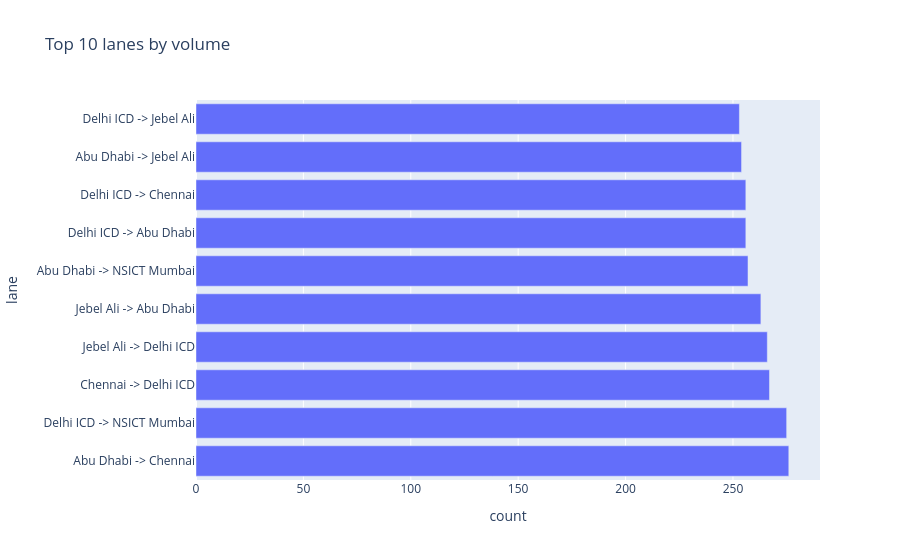

Source (notebook cell):
### Code cell
df["lane"] = df["origin_port"] + " -> " + df["destination_port"]
lane_counts = df["lane"].value_counts().head(10).reset_index()
lane_counts.columns = ["lane", "count"]
fig = px.bar(lane_counts, x="count", y="lane", orientation="h", title="Top 10 lanes by volume")
fig.show()

### Figure 1 — Plotly figure (JSON) as saved in the notebook; plotly's stock layout.template omitted (floating-point values rounded to 4 significant figures)
{"data": [{"alignmentgroup": "True", "hovertemplate": "count=%{x}<br>lane=%{y}<extra></extra>", "legendgroup": "", "marker": {"color": "#636efa", "pattern": {"shape": ""}}, "name": "", "offsetgroup": "", "orientation": "h", "showlegend": false, "textposition": "auto", "type": "bar", "x": [276, 275, 267, 266, 263, 257, 256, 256, 254, 253], "xaxis": "x", "y": ["Abu Dhabi -> Chennai", "Delhi ICD -> NSICT Mumbai", "Chennai -> Delhi ICD", "Jebel Ali -> Delhi ICD", "Jebel Ali -> Abu Dhabi", "Abu Dhabi -> NSICT Mumbai", "Delhi ICD -> Abu Dhabi", "Delhi ICD -> Chennai", "Abu Dhabi -> Jebel Ali", "Delhi ICD -> Jebel Ali"], "yaxis": "y"}], "layout": {"barmode": "relative", "legend": {"tracegroupgap": 0}, "title": {"text": "Top 10 lanes by volume"}, "xaxis": {"anchor": "y", "domain": [0, 1], "title": {"text": "count"}}, "yaxis": {"anchor": "x", "domain": [0, 1], "title": {"text": "lane"}}}}
